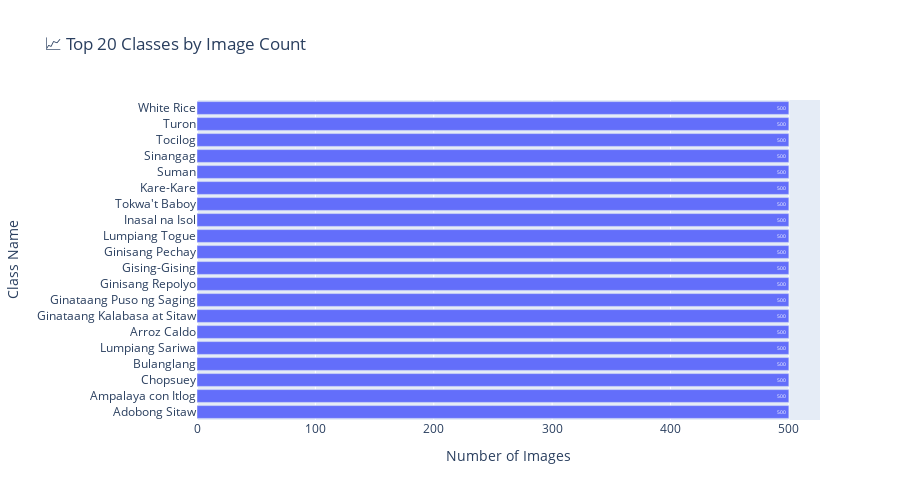

Notebook code cell kept with this figure:
### Code cell
# Class distribution analysis
plot_class_distribution(summary_df, top_n=20, use_plotly=True)

### Figure 1 — Plotly figure (JSON) as saved in the notebook; plotly's stock layout.template omitted (floating-point values rounded to 4 significant figures)
{"data": [{"orientation": "h", "text": [500.0, 500.0, 500.0, 500.0, 500.0, 500.0, 500.0, 500.0, 500.0, 500.0, 500.0, 500.0, 500.0, 500.0, 500.0, 500.0, 500.0, 500.0, 500.0, 500.0], "textposition": "auto", "type": "bar", "x": [500, 500, 500, 500, 500, 500, 500, 500, 500, 500, 500, 500, 500, 500, 500, 500, 500, 500, 500, 500], "y": ["Adobong Sitaw", "Ampalaya con Itlog", "Chopsuey", "Bulanglang", "Lumpiang Sariwa", "Arroz Caldo", "Ginataang Kalabasa at Sitaw", "Ginataang Puso ng Saging", "Ginisang Repolyo", "Gising-Gising", "Ginisang Pechay", "Lumpiang Togue", "Inasal na Isol", "Tokwa't Baboy", "Kare-Kare", "Suman", "Sinangag", "Tocilog", "Turon", "White Rice"]}], "layout": {"height": 500, "title": {"text": "📈 Top 20 Classes by Image Count"}, "xaxis": {"title": {"text": "Number of Images"}}, "yaxis": {"categoryorder": "total ascending", "title": {"text": "Class Name"}}}}
